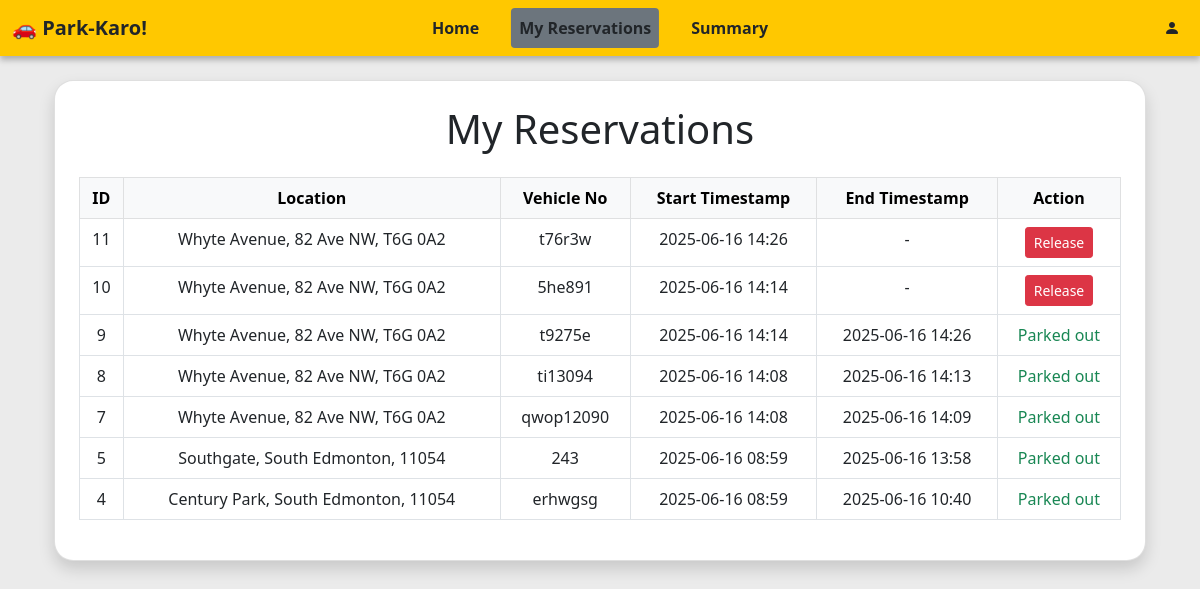
The page /user/reservations (signed in) on the database its author committed.
### models/lot.py (models this page shows)
class Lot(db.Model):
    __tablename__ = 'parkinglot'
    id = db.Column(db.Integer, primary_key=True)
    name = db.Column(db.String(50), nullable=False)
    price_per_hour = db.Column(db.Float, nullable=False)
    address = db.Column(db.String(200), nullable=False)
    pincode = db.Column(db.String(10), nullable=False)
    total_spots = db.Column(db.Integer, nullable=False)
    spots = db.relationship('Spot', backref='lot', lazy=True)

### models/reserve.py (models this page shows)
class Reserve(db.Model):
    __tablename__ = 'reserve'
    id = db.Column(db.Integer, primary_key=True)
    spot_id = db.Column(db.Integer, db.ForeignKey('parkingspot.id'), nullable=False)
    user_id = db.Column(db.Integer, db.ForeignKey('user.id'), nullable=False)
    start_time = db.Column(db.DateTime, nullable=False)
    end_time = db.Column(db.DateTime, nullable=True)
    cost_per_hour = db.Column(db.Float, nullable=False)
    vehicle_number = db.Column(db.String(20), nullable=False)

### controllers/auth.py (the view)
@api.route("/user/reservations")
def user_reservations():
    reservations = [
        {
            "id": r.id,
            "location": r.spot.lot.name,
            "pincode": r.spot.lot.pincode,
            "address": r.spot.lot.address,
            "vehicle_number": r.vehicle_number,
            "start_time": r.start_time,
            "end_time": r.end_time,
            "cost_per_hour": r.cost_per_hour,
        }
        for r in Reserve.query.filter_by(user_id=session["user_id"]).order_by(Reserve.start_time.desc()).all()
    ]
    return render_template("user/reservations.html", reservations=reservations)

### app.py (called while the page is built)
def create_app():
    app = Flask(__name__)
    app.config['SQLALCHEMY_DATABASE_URI'] = 'sqlite:///parking.db'
    app.config['SQLALCHEMY_TRACK_MODIFICATIONS'] = False
    app.secret_key = "shh-its-a-secret"
    db.init_app(app)
    from models import lot, spot, reserve, user
    with app.app_context():
        db.create_all()
        if not User.query.filter_by(id=0).first():
            db.session.add(User(
                id=0,
                name='admin',
                email='admin@email.com',
                password=generate_password_hash('admin'),
                is_admin=True,
            ))
            db.session.commit()
    app.register_blueprint(auth_api)
    @app.route("/")
    def home():
        return render_template("home.html")
    @app.context_processor
    def inject_request():
        return dict(request=request)
    return app

### templates/user/reservations.html (shortened to what this page needs)
{% extends "dash_layout.html" %}
{% block content %}
<div class="container mt-4">
  <div class="card shadow rounded p-4">
    <h1 class="mb-4 fw-normal text-center">My Reservations</h1>
    {% if reservations %}
    <div class="table-responsive">
      <table class="table table-bordered table-hover">
        <thead class="table-light text-center">
          <tr>
            <th>ID</th>
            <th>Location</th>
            <th>Vehicle No</th>
            <th>Start Timestamp</th>
            <th>End Timestamp</th>
            <th>Action</th>
          </tr>
        </thead>
        <tbody class="text-center">
          {% for r in reservations %}
          <tr>
            <td>{{ r.id }}</td>
            <td>{{ r.location }}, {{r.address}}, {{r.pincode}}</td>
            <td>{{ r.vehicle_number }}</td>
            <td>{{ r.start_time.strftime('%Y-%m-%d %H:%M') }}</td>
            <td>
              {% if r.end_time %}
                {{ r.end_time.strftime('%Y-%m-%d %H:%M') }}
              {% else %}
                <span>-</span>
              {% endif %}
            </td>
            <td>
              {% if not r.end_time %}
                <form method="POST" action="{{ url_for('auth.release_reservation', reservation_id=r.id) }}">
                  <button class="btn btn-danger btn-sm">Release</button>
                </form>
              {% else %}
                <span class="text-success">Parked out</span>
              {% endif %}
            </td>
          </tr>
          {% endfor %}
        </tbody>
      </table>
    </div>
    {% else %}
      <p class="text-center text-muted">You haven’t made any reservations yet.</p>
    {% endif %}
  </div>
</div>
{% endblock %}

### templates/user/reservations.html (style rules this page uses)
body { background-color: #ebebeb; }
.card { border-radius: 1.2rem !important; }
.card.shadow { box-shadow: 0 4px 12px rgba(0, 0, 0, 0.1); }

### rows shown on the page
Lot: location "Whyte Avenue" "Whyte Avenue" "Whyte Avenue" "Whyte Avenue" "Whyte Avenue", address "82 Ave NW" "82 Ave NW" "82 Ave NW" "82 Ave NW" "82 Ave NW", pincode "T6G 0A2" "T6G 0A2" "T6G 0A2" "T6G 0A2" "T6G 0A2"
Reserve: vehicle_number "t76r3w", start_time "2025-06-16 14:26"
Reserve: vehicle_number "5he891", start_time "2025-06-16 14:14"
Reserve: vehicle_number "t9275e", start_time "2025-06-16 14:14", end_time "2025-06-16 14:26"
Reserve: vehicle_number "ti13094", start_time "2025-06-16 14:08", end_time "2025-06-16 14:13"
Reserve: vehicle_number "qwop12090", start_time "2025-06-16 14:08", end_time "2025-06-16 14:09"
Lot: location "Southgate", address "South Edmonton", pincode "11054"
Reserve: vehicle_number "243", start_time "2025-06-16 08:59", end_time "2025-06-16 13:58"
Lot: location "Century Park", address "South Edmonton", pincode "11054"
Reserve: vehicle_number "erhwgsg", start_time "2025-06-16 08:59", end_time "2025-06-16 10:40"

### other values the page prints
{{ r.id }} "11" "10" "9" "8" "7" "5" "4"
